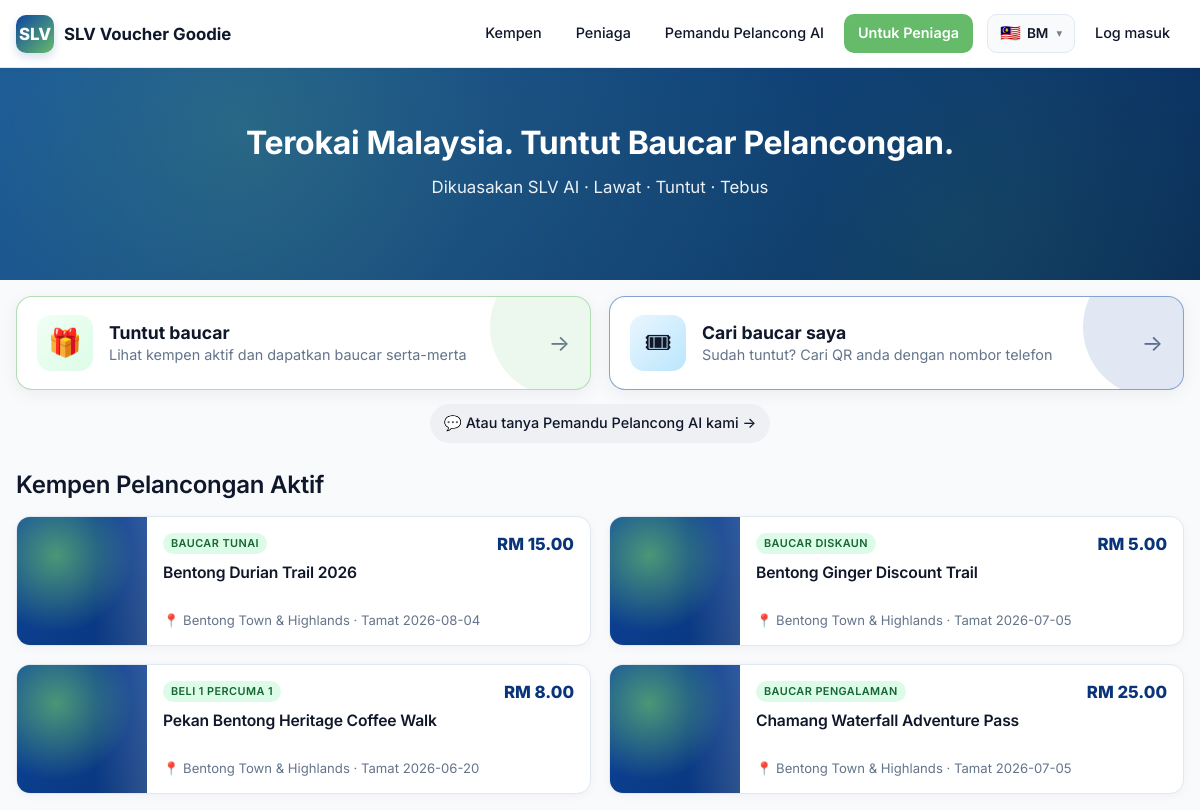
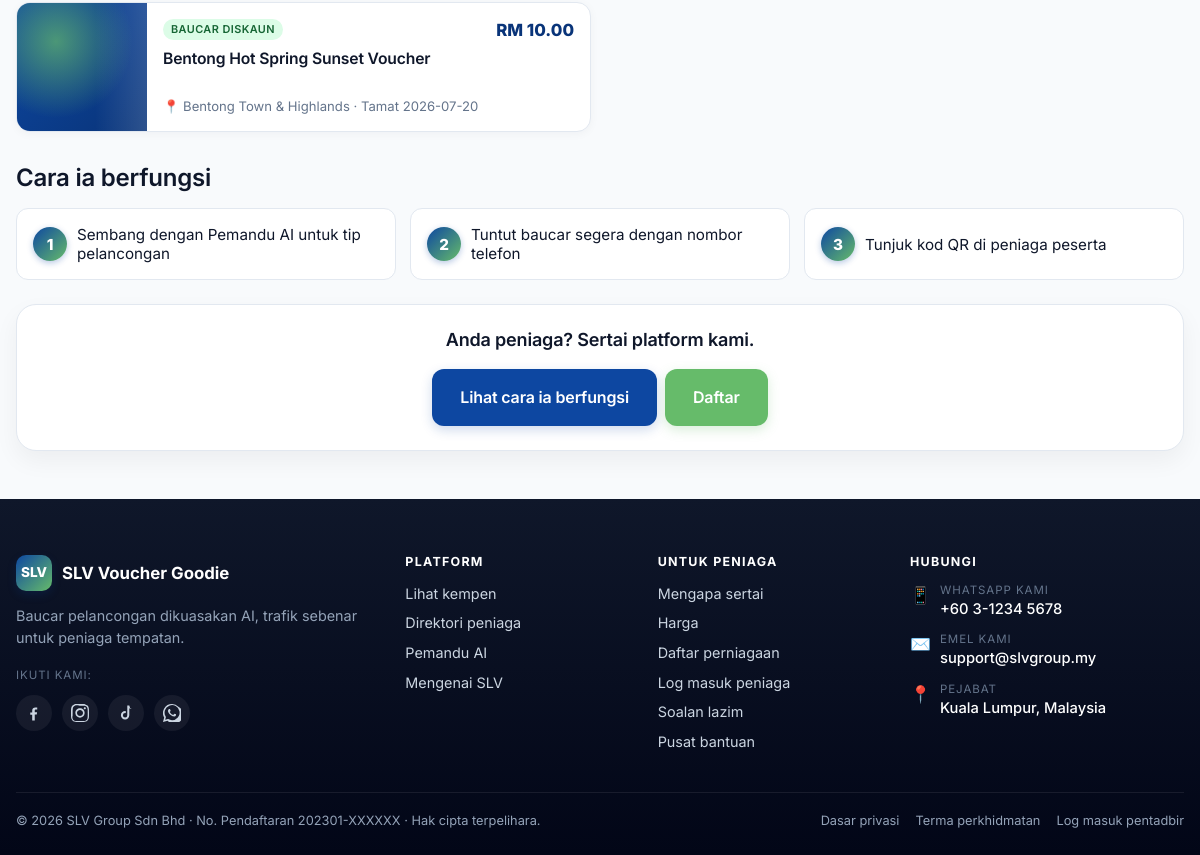
Before: / with the older database file (2 pictures, top to bottom).
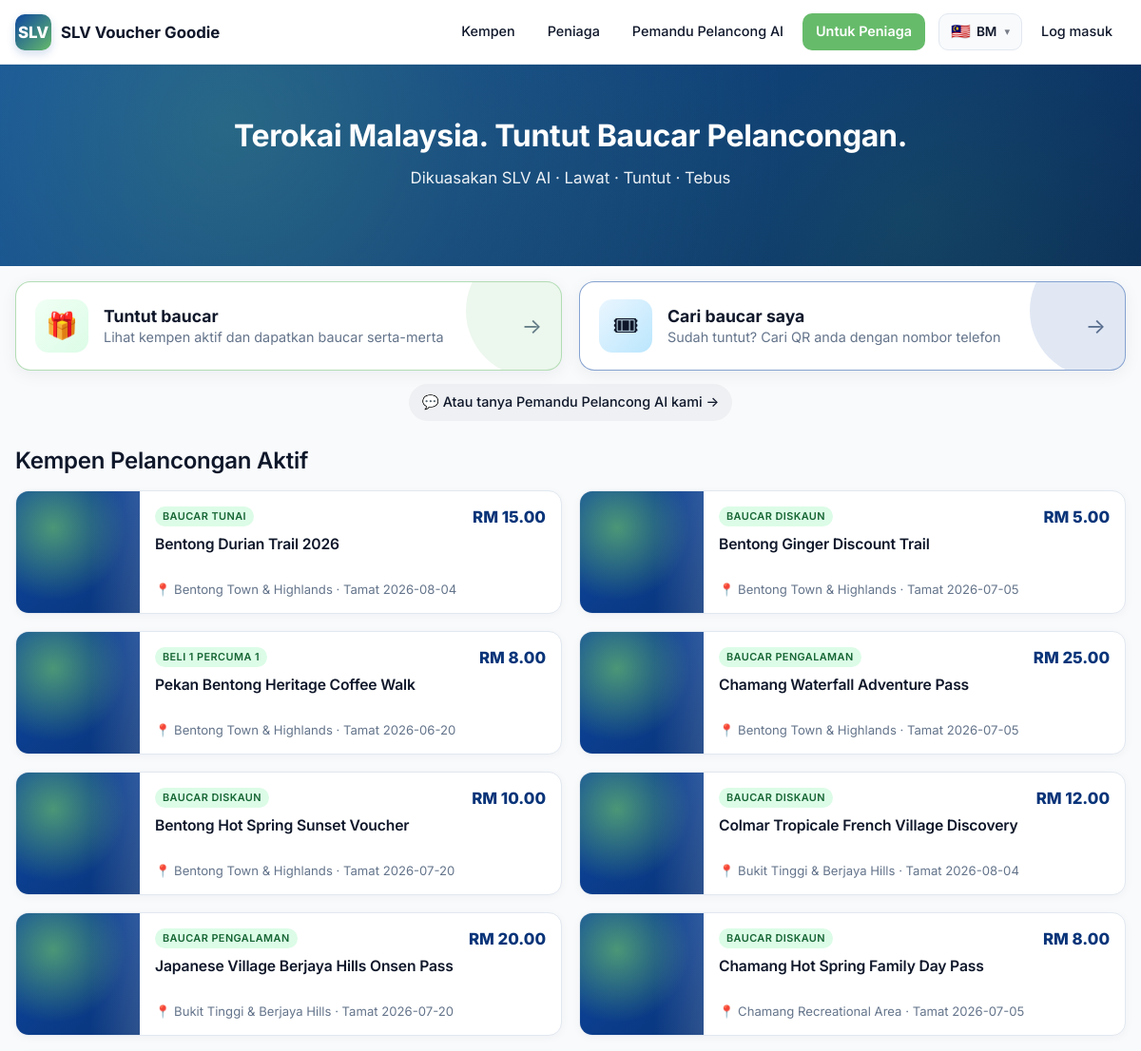
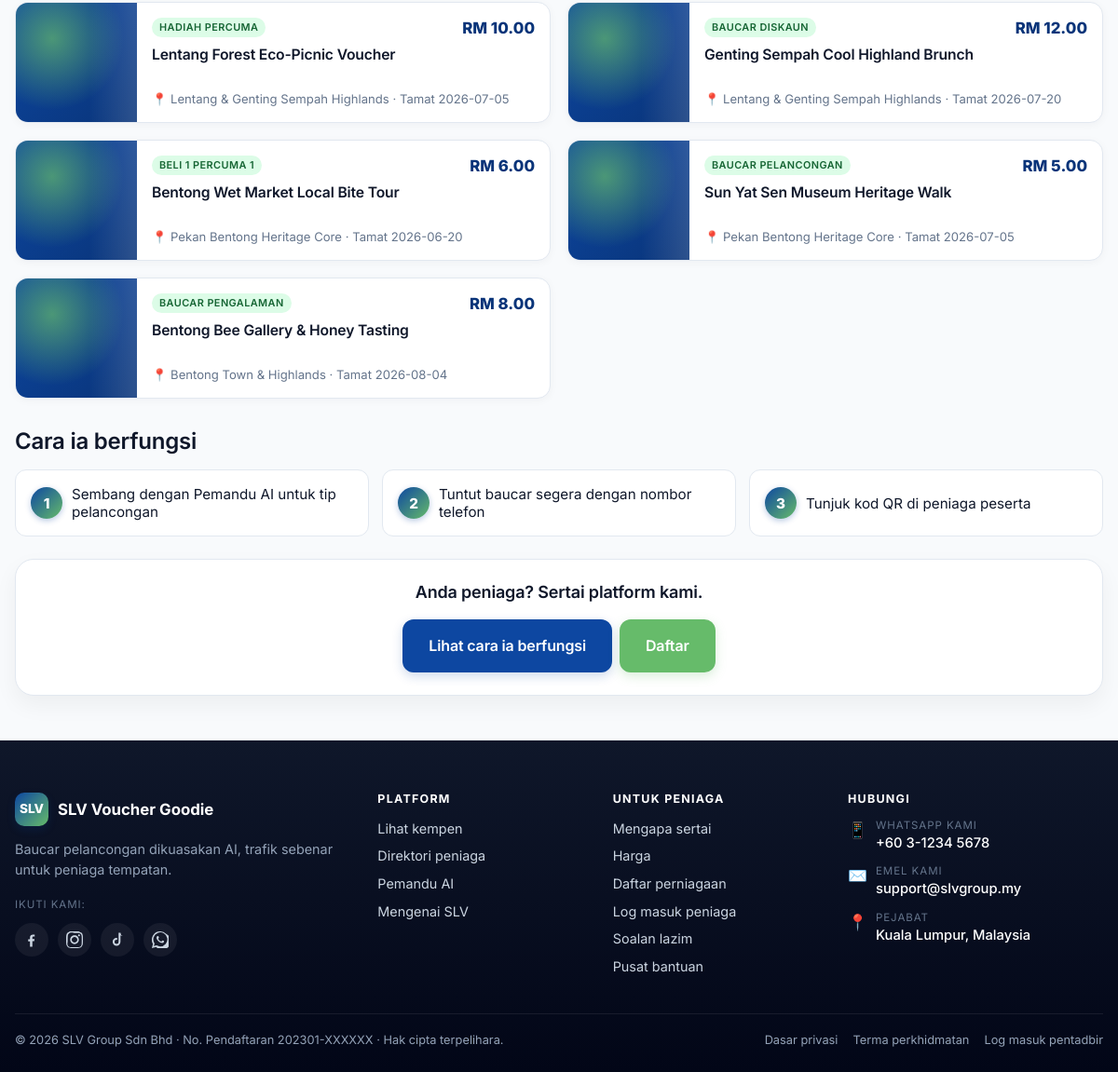
After: the same page with the newer database file (2 pictures, top to bottom).
### tables this page shows
CREATE TABLE campaigns (
  id             BIGINT UNSIGNED NOT NULL AUTO_INCREMENT,
  location_id    BIGINT UNSIGNED DEFAULT NULL,
  campaign_name  VARCHAR(180) NOT NULL,
  slug           VARCHAR(180) NOT NULL,
  description    TEXT,
  voucher_type   ENUM('cash','discount','free_gift','b1f1','experience','tourism','festival') NOT NULL DEFAULT 'cash',
  voucher_value  DECIMAL(10,2) NOT NULL DEFAULT 0.00,
  start_date     DATE DEFAULT NULL,
  end_date       DATE DEFAULT NULL,
  banner_image   VARCHAR(255) DEFAULT NULL,
  claim_limit    INT UNSIGNED NOT NULL DEFAULT 0,  
  terms          TEXT,
  status         ENUM('draft','active','ended','paused') NOT NULL DEFAULT 'draft',
  created_at     DATETIME NOT NULL DEFAULT CURRENT_TIMESTAMP,
  PRIMARY KEY (id),
  UNIQUE KEY uniq_campaigns_slug (slug),
  KEY idx_campaigns_location (location_id),
  CONSTRAINT fk_campaigns_location FOREIGN KEY (location_id) REFERENCES locations(id) ON DELETE SET NULL
);

CREATE TABLE locations (
  id           BIGINT UNSIGNED NOT NULL AUTO_INCREMENT,
  state        VARCHAR(80)  NOT NULL,
  city         VARCHAR(80)  DEFAULT NULL,
  area_name    VARCHAR(120) NOT NULL,
  slug         VARCHAR(80)  NOT NULL,
  description  TEXT,
  banner_image VARCHAR(255) DEFAULT NULL,
  map_link     VARCHAR(500) DEFAULT NULL,
  status       ENUM('active','inactive') NOT NULL DEFAULT 'active',
  created_at   DATETIME NOT NULL DEFAULT CURRENT_TIMESTAMP,
  PRIMARY KEY (id),
  UNIQUE KEY uniq_locations_slug (slug),
  KEY idx_locations_state (state)
);

### app/Core/View.php (called while the page is built, shortened)
<?php
class View
{
    private string $base;
    public function __construct()
    {
        $this->base = SLV_ROOT . '/app/Views/';
    }
    public function render(string $template, array $data = [], ?string $layout = null): string
    {
        $file = $this->base . $template . '.php';
        $data['_user'] = Auth::user();
        $data['_lang'] = Lang::current();
        $data['_flash'] = [
            'success' => flash('success'),
            'error'   => flash('error'),
            'info'    => flash('info'),
        ];
        $data['_errors'] = flash('errors') ?: [];
        $content = $this->capture($file, $data);
        if ($layout === null) {
            if (str_starts_with($template, 'admin/')) {
                $layout = 'layouts/admin';
            } elseif (str_starts_with($template, 'merchant/')) {
                $layout = 'layouts/merchant';
            } elseif (str_starts_with($template, 'errors/')) {
                $layout = 'layouts/public';
            } elseif (!str_starts_with($template, 'layouts/') && !str_starts_with($template, 'partials/')) {
                $layout = 'layouts/public';
            }
        }
        if ($layout) {
            $layoutFile = $this->base . $layout . '.php';
            return $this->capture($layoutFile, array_merge($data, ['content' => $content]));
        }
        return $content;
    }
    private function capture(string $file, array $data): string
    {
        extract($data, EXTR_SKIP);
        require $file;
        return (string) ob_get_clean();
    }
}

### app/Controllers/HomeController.php (called while the page is built, shortened)
<?php
class HomeController extends Controller
{
    public function index(array $params): void
    {
        $campaigns = Campaign::active();
        $this->render('public/home', [
            'title'     => __('app.tagline'),
            'campaigns' => $campaigns,
        ]);
    }
}

### public/index.php (called while the page is built, shortened)
<?php
require SLV_ROOT . '/config/config.php';
spl_autoload_register(function (string $class): void {
    $relative = str_replace('\\', '/', substr($class, 4));
    $path = SLV_ROOT . '/app/' . $relative . '.php';
});
require SLV_ROOT . '/app/Core/helpers.php';
$router = new \App\Core\Router();
$router->dispatch();

### app/Core/Lang.php (called while the page is built, shortened)
<?php
class Lang
{
    private static array $messages = [];
    public static function boot(): void
    {
        $default = config('config.lang.default', 'en');
        $current = $_SESSION['lang'] ?? $default;
        $file = SLV_ROOT . '/app/Lang/' . $current . '.php';
        $fallback = SLV_ROOT . '/app/Lang/en.php';
        $messages = is_file($fallback) ? require $fallback : [];
        if ($current !== 'en' && is_file($file)) {
            $messages = array_replace_recursive($messages, require $file);
        }
        self::$messages = $messages;
    }
    public static function get(string $key, array $replace = []): string
    {
        $segments = explode('.', $key);
        $value = self::$messages;
        foreach ($segments as $segment) {
            $value = $value[$segment];
        }
        foreach ($replace as $k => $v) {
            $value = str_replace(':' . $k, (string) $v, $value);
        }
        return $value;
    }
}

### app/Core/helpers.php (called while the page is built, shortened)
<?php
if (!function_exists('config')) {
    function config(string $key, mixed $default = null): mixed
    {
        static $cache = [];
        [$file, $path] = array_pad(explode('.', $key, 2), 2, null);
        if (!isset($cache[$file])) {
            $full = SLV_ROOT . '/config/' . $file . '.php';
            $cache[$file] = is_file($full) ? require $full : [];
        }
        if ($path === null) {
            return $cache[$file];
        }
        $value = $cache[$file];
        foreach (explode('.', $path) as $segment) {
            $value = $value[$segment];
        }
        return $value;
    }
}
if (!function_exists('e')) {
    function e(?string $value): string
    {
        return htmlspecialchars((string) $value, ENT_QUOTES | ENT_SUBSTITUTE, 'UTF-8');
    }
}
if (!function_exists('url')) {
    function url(string $path = '/'): string
    {
        $base = (string) config('config.url', '');
        return $base . '/' . ltrim($path, '/');
    }
}
if (!function_exists('__')) {
    function __(string $key, array $replace = []): string
    {
        return \App\Core\Lang::get($key, $replace);
    }
}
if (!function_exists('rm')) {
    function rm(float|int|string|null $value): string
    {
        return 'RM ' . number_format((float) $value, 2);
    }
}

### config/config.php (called while the page is built, shortened)
<?php
if (!function_exists('env')) {
    function env(string $key, mixed $default = null): mixed
    {
        $value = $_ENV[$key] ?? getenv($key);
        if ($value === false || $value === null || $value === '') {
            return $default;
        }
        return match (strtolower((string) $value)) {
            'true', '(true)'   => true,
            'false', '(false)' => false,
            'null', '(null)'   => null,
            default            => $value,
        };
    }
}

### config/database.php (called while the page is built)
<?php
return [
    'driver'   => 'mysql',
    'host'     => env('DB_HOST', '127.0.0.1'),
    'port'     => (int) env('DB_PORT', 3306),
    'database' => env('DB_DATABASE', 'slv_voucher'),
    'username' => env('DB_USERNAME', 'root'),
    'password' => env('DB_PASSWORD', ''),
    'charset'  => 'utf8mb4',
    'collation' => 'utf8mb4_unicode_ci',
];

### app/Core/Database.php (called while the page is built, shortened)
<?php
class Database
{
    private static ?PDO $pdo = null;
    public static function pdo(): PDO
    {
        if (self::$pdo instanceof PDO) {
            return self::$pdo;
        }
        $cfg = config('database');
        $dsn = sprintf(
            '%s:host=%s;port=%d;dbname=%s;charset=%s',
            $cfg['driver'],
            $cfg['host'],
            $cfg['port'],
            $cfg['database'],
            $cfg['charset']
        );
        try {
            self::$pdo = new PDO($dsn, $cfg['username'], $cfg['password'], [
                PDO::ATTR_ERRMODE            => PDO::ERRMODE_EXCEPTION,
                PDO::ATTR_DEFAULT_FETCH_MODE => PDO::FETCH_ASSOC,
                PDO::ATTR_EMULATE_PREPARES   => false,
            ]);
        } catch (PDOException $e) {
            throw new \RuntimeException('Database connection failed: ' . $e->getMessage(), 0, $e);
        }
        return self::$pdo;
    }
    public static function run(string $sql, array $params = []): PDOStatement
    {
        $stmt = self::pdo()->prepare($sql);
        $stmt->execute($params);
        return $stmt;
    }
    public static function all(string $sql, array $params = []): array
    {
        return self::run($sql, $params)->fetchAll();
    }
}

### app/Models/Campaign.php (called while the page is built, shortened)
<?php
class Campaign
{
    public static function active(): array
    {
        return Database::all(
            "SELECT c.*, l.area_name AS location_name, l.slug AS location_slug, l.state AS location_state
             FROM campaigns c LEFT JOIN locations l ON l.id = c.location_id
             WHERE c.status = 'active'
               AND (c.start_date IS NULL OR c.start_date <= CURDATE())
               AND (c.end_date IS NULL OR c.end_date >= CURDATE())
             ORDER BY c.created_at DESC"
        );
    }
}

### app/Views/public/home.php (the view, shortened to what the rows shown need)
<?php
$signedIn  = !empty($_SESSION['visitor_phone_last9']);
$heroStyle = 'margin: -24px -16px 24px; border-radius: 0;';
?>
<section class="hero" style="<?= $heroStyle ?>">
  <div class="hero-content">
    <h1><?= e(__('home.hero_title')) ?></h1>
    <p><?= e(__('home.hero_subtitle')) ?></p>
  </div>
</section>
<section class="v-actions" aria-label="<?= e(__('home.cta_claim') . ' / ' . __('home.cta_find')) ?>">
  <a href="<?= e(url('/campaigns')) ?>" class="v-action claim">
    <span class="icon">🎁</span>
    <div class="body">
      <p class="title"><?= e(__('home.cta_claim')) ?></p>
      <p class="sub"><?= e(__('home.cta_claim_sub')) ?></p>
    </div>
    <span class="arrow" aria-hidden="true">→</span>
  </a>
  <a href="<?= e(url($signedIn ? '/my/vouchers' : '/my')) ?>" class="v-action find">
    <span class="icon">🎟</span>
    <div class="body">
      <p class="title"><?= e($signedIn ? __('visitor.your_vouchers') : __('home.cta_find')) ?></p>
      <p class="sub"><?= e(__('home.cta_find_sub')) ?></p>
    </div>
    <span class="arrow" aria-hidden="true">→</span>
  </a>
</section>
<div class="v-ai-wrap">
  <a href="<?= e(url('/chat')) ?>" class="v-ai-link">
    💬 <?= e(__('home.cta_ai')) ?> →
  </a>
</div>
<h2 class="mb-2"><?= e(__('campaign.list_title')) ?></h2>
<?php if (empty($campaigns)): ?>
  <div class="card text-center text-muted"><?= e(__('campaign.no_campaigns')) ?></div>
<?php else:
  $perPage = 16;
  $shown = array_slice($campaigns, 0, $perPage);
?>
  <div class="hp-camps">
    <?php foreach ($shown as $c):
      $hasBanner = !empty($c['banner_image']);
      $thumbStyle = $hasBanner
        ? 'background-image: url(\'' . e(asset_or_upload($c['banner_image'])) . '\');'
        : '';
    ?>
      <a href="<?= e(url('/campaigns/' . $c['id'])) ?>" class="hp-camp">
        <div class="thumb <?= $hasBanner ? '' : 'fallback' ?>" style="<?= $thumbStyle ?>"></div>
        <div class="body">
          <div class="row1">
            <span class="pill pill-success"><?= e(__('campaign.types.' . $c['voucher_type'])) ?></span>
            <span class="value"><?= e(rm($c['voucher_value'])) ?></span>
          </div>
          <h3><?= e($c['campaign_name']) ?></h3>
          <p class="meta">
            📍 <?= e($c['location_name'] ?? '—') ?>
            <?php if (!empty($c['end_date'])): ?>
              · <?= e(__('campaign.ends')) ?> <?= e($c['end_date']) ?>
            <?php endif; ?>
          </p>
        </div>
      </a>
    <?php endforeach; ?>
  </div>
<?php endif; ?>
<h2 class="mt-4 mb-2"><?= e(__('home.how_title')) ?></h2>
<div class="hp-how">
  <div class="hp-how-item">
    <span class="num">1</span>
    <span class="txt"><?= e(__('home.how_step1')) ?></span>
  </div>
  <div class="hp-how-item">
    <span class="num">2</span>
    <span class="txt"><?= e(__('home.how_step2')) ?></span>
  </div>
  <div class="hp-how-item">
    <span class="num">3</span>
    <span class="txt"><?= e(__('home.how_step3')) ?></span>
  </div>
</div>
<div class="card mt-3 text-center">
  <h3 class="mt-0"><?= e(__('home.merchant_cta')) ?></h3>
  <div class="flex gap-1" style="justify-content:center; flex-wrap:wrap;">
    <a href="<?= e(url('/for-merchants')) ?>" class="btn btn-primary btn-lg"><?= e(__('for_merchants.hero_cta_alt')) ?></a>
    <a href="<?= e(url('/merchant/register')) ?>" class="btn btn-accent btn-lg"><?= e(__('auth.register')) ?></a>
  </div>
</div>

### app/Core/Router.php (shortened to what the rows shown need)
<?php
class Router
{
    private array $routes = [
        'GET' => [], 'POST' => [], 'PUT' => [], 'DELETE' => [],
    ];
    private array $groupMiddleware = [];
    public function group(array $middleware, callable $callback): void
    {
        $previous = $this->groupMiddleware;
        $this->groupMiddleware = array_merge($previous, $middleware);
        $this->groupMiddleware = $previous;
    }
    private function add(string $method, string $path, array $handler, array $middleware): void
    {
        $pattern = preg_replace('#\{([a-zA-Z_][a-zA-Z0-9_]*)\}#', '(?P<$1>[^/]+)', $path);
        $pattern = '#^' . rtrim($pattern, '/') . '/?$#';
        $this->routes[$method][] = [
            'pattern'    => $pattern,
            'handler'    => $handler,
            'middleware' => array_merge($this->groupMiddleware, $middleware),
        ];
    }
    public function dispatch(): void
    {
        $method = $_SERVER['REQUEST_METHOD'] ?? 'GET';
        $uri = parse_url($_SERVER['REQUEST_URI'] ?? '/', PHP_URL_PATH) ?: '/';
        $uri = rtrim($uri, '/') ?: '/';
        foreach ($this->routes[$method] ?? [] as $route) {
            if (preg_match($route['pattern'], $uri, $matches)) {
                $params = array_filter($matches, 'is_string', ARRAY_FILTER_USE_KEY);
                [$controllerClass, $action] = $route['handler'];
                $controller = new $controllerClass();
                $controller->{$action}($params);
                return;
            }
        }
    }
}

Changed rows visible on the page:
added campaigns: voucher_type "BAUCAR DISKAUN", voucher_value "RM 12.00", campaign_name "Colmar Tropicale French Village Discovery", location.area_name "Bukit Tinggi & Berjaya Hills", end_date "2026-08-04"
added campaigns: voucher_type "BAUCAR PENGALAMAN", voucher_value "RM 20.00", campaign_name "Japanese Village Berjaya Hills Onsen Pass", location.area_name "Bukit Tinggi & Berjaya Hills", end_date "2026-07-20"
added campaigns: voucher_type "BAUCAR DISKAUN", voucher_value "RM 8.00", campaign_name "Chamang Hot Spring Family Day Pass", location.area_name "Chamang Recreational Area", end_date "2026-07-05"
added campaigns: voucher_type "HADIAH PERCUMA", voucher_value "RM 10.00", campaign_name "Lentang Forest Eco-Picnic Voucher", location.area_name "Lentang & Genting Sempah Highlands", end_date "2026-07-05"
added campaigns: voucher_type "BAUCAR DISKAUN", voucher_value "RM 12.00", campaign_name "Genting Sempah Cool Highland Brunch", location.area_name "Lentang & Genting Sempah Highlands", end_date "2026-07-20"
added campaigns: voucher_type "BELI 1 PERCUMA 1", voucher_value "RM 6.00", campaign_name "Bentong Wet Market Local Bite Tour", location.area_name "Pekan Bentong Heritage Core", end_date "2026-06-20"
added campaigns: voucher_type "BAUCAR PELANCONGAN", voucher_value "RM 5.00", campaign_name "Sun Yat Sen Museum Heritage Walk", location.area_name "Pekan Bentong Heritage Core", end_date "2026-07-05"
added campaigns: voucher_type "BAUCAR PENGALAMAN", voucher_value "RM 8.00", campaign_name "Bentong Bee Gallery & Honey Tasting", location.area_name "Bentong Town & Highlands", end_date "2026-08-04"
